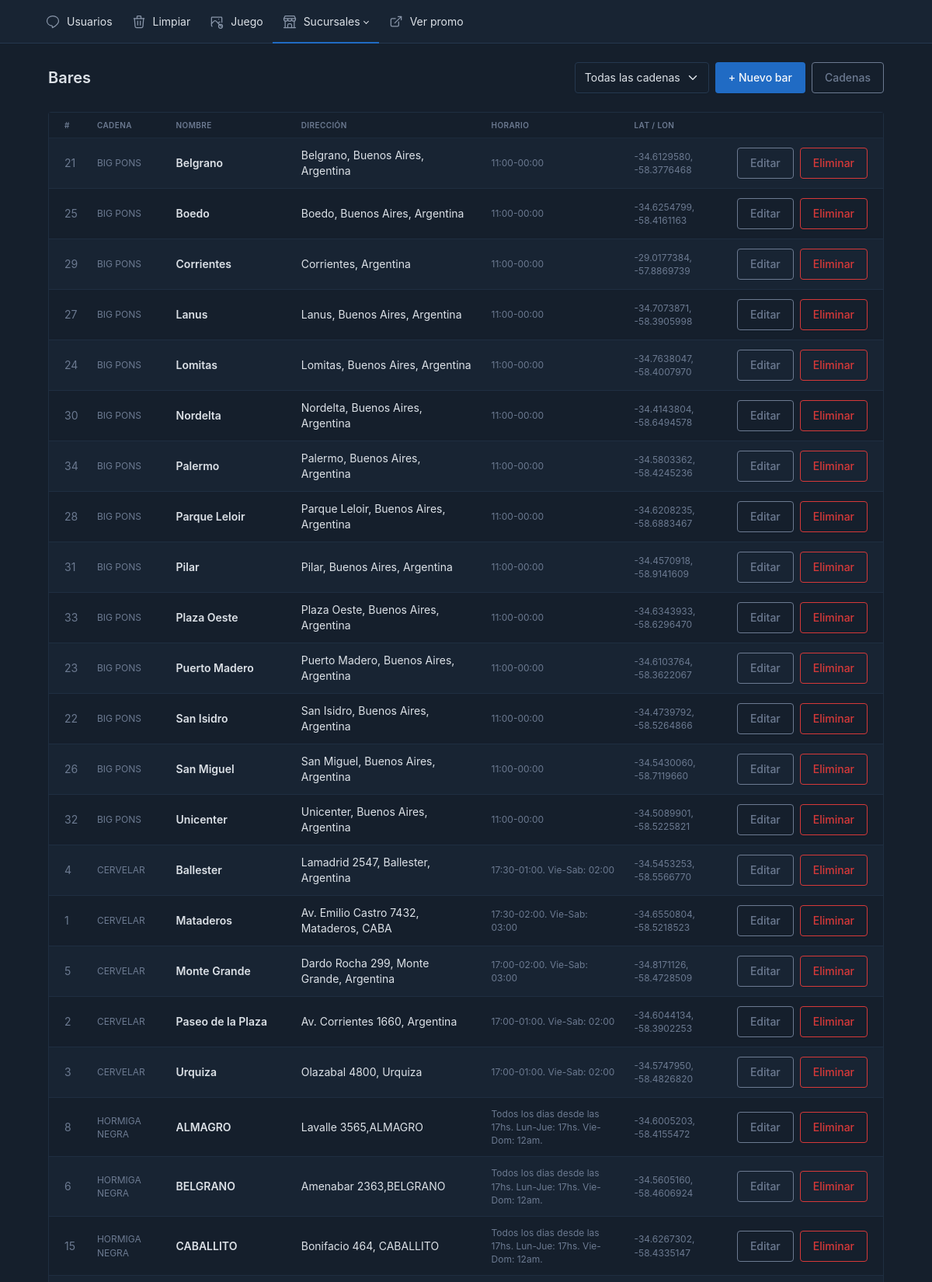
Screenshot of /loromin/bares.php (signed in, upper part) with the database file from the repository.
### tables this page shows
CREATE TABLE `bares` (
  `id` int(10) UNSIGNED NOT NULL,
  `cadena_id` int(10) UNSIGNED NOT NULL,
  `nombre` varchar(190) NOT NULL,
  `direccion` varchar(255) NOT NULL,
  `latitud` decimal(10,7) DEFAULT NULL,
  `longitud` decimal(10,7) DEFAULT NULL,
  `horario` varchar(255) DEFAULT NULL
);

CREATE TABLE `cadenas` (
  `id` int(10) UNSIGNED NOT NULL,
  `nombre` varchar(120) NOT NULL,
  `logo` varchar(255) DEFAULT NULL,
  `identificador` varchar(120) NOT NULL
);

### loromin/bares.php (the view, shortened to what this page needs)
<?php
$db = db();
$filterCadena = isset($_GET['cadena']) && $_GET['cadena'] !== '' ? (int)$_GET['cadena'] : 0;
if ($filterCadena) {
    $st = $db->prepare("
        SELECT b.*, c.nombre AS cadena_nombre
        FROM bares b
        JOIN cadenas c ON c.id = b.cadena_id
        WHERE b.cadena_id = ?
        ORDER BY b.nombre ASC
    ");
    $st->execute([$filterCadena]);
} else {
    $st = $db->query("
        SELECT b.*, c.nombre AS cadena_nombre
        FROM bares b
        JOIN cadenas c ON c.id = b.cadena_id
        ORDER BY c.nombre ASC, b.nombre ASC
    ");
}
$allBares = $st->fetchAll();
$baresIncompletos = [];
$baresCompletos = [];
foreach ($allBares as $b) {
    if (!$b['latitud'] || !$b['longitud']) {
        $baresIncompletos[] = $b;
    } else {
        $baresCompletos[] = $b;
    }
}
$bares = array_merge($baresIncompletos, $baresCompletos);
$cadenaActiva = null;
include 'header.php';
?>
<div class="page-header d-print-none">
    <div class="container-xl">
        <div class="row g-2 align-items-center">
            <div class="col">
                <h2 class="page-title">
                    Bares<?= $cadenaActiva ? ' — ' . htmlspecialchars($cadenaActiva['nombre'], ENT_QUOTES, 'UTF-8') : '' ?>
                </h2>
            </div>
            <div class="col-auto ms-auto d-flex gap-2 align-items-center">
                <form method="get" class="d-flex align-items-center gap-2">
                    <select name="cadena" class="form-select " onchange="this.form.submit()" style="min-width:160px">
                        <option value="">Todas las cadenas</option>
                    </select>
                </form>
                <button class="btn btn-primary" data-bs-toggle="modal" data-bs-target="#modalBar">
                    + Nuevo bar
                </button>
                <a href="cadenas.php" class="btn btn-outline-secondary">Cadenas</a>
            </div>
        </div>
    </div>
</div>
<div class="page-body">
    <div class="container-xl">
        <div class="card">
            <div class="card-body p-0">
                <div class="table-responsive">
                    <table class="table table-vcenter table-striped card-table">
                        <thead>
                            <tr>
                                <th>#</th>
                                <th>Cadena</th>
                                <th>Nombre</th>
                                <th>Dirección</th>
                                <th>Horario</th>
                                <th>Lat / Lon</th>
                                <th></th>
                            </tr>
                        </thead>
                        <tbody>
                            <?php if (empty($bares)): ?>
                            <tr><td colspan="7" class="text-center text-muted py-4">Sin bares aún.</td></tr>
                            <?php else: foreach ($bares as $b): ?>
                            <tr>
                                <td class="text-muted"><?= (int)$b['id'] ?></td>
                                <td class="text-muted small"><?= htmlspecialchars($b['cadena_nombre'], ENT_QUOTES, 'UTF-8') ?></td>
                                <td><strong><?= htmlspecialchars($b['nombre'], ENT_QUOTES, 'UTF-8') ?></strong></td>
                                <td><?= htmlspecialchars($b['direccion'], ENT_QUOTES, 'UTF-8') ?></td>
                                <td class="small text-muted"><?= htmlspecialchars($b['horario'] ?? '—', ENT_QUOTES, 'UTF-8') ?></td>
                                <td class="small text-muted">
                                    <?php if ($b['latitud'] && $b['longitud']): ?>
                                        <?= htmlspecialchars($b['latitud'], ENT_QUOTES, 'UTF-8') ?>,
                                        <?= htmlspecialchars($b['longitud'], ENT_QUOTES, 'UTF-8') ?>
                                    <?php else: ?>
                                        <span class="text-danger">—</span>
                                    <?php endif; ?>
                                </td>
                                <td class="text-end">
                                    <div class="d-flex gap-2 justify-content-end">
                                        <a href="bares.php?edit=<?= (int)$b['id'] ?><?= $filterCadena ? '&cadena='.$filterCadena : '' ?>"
                                           class="btn btn-outline-secondary">Editar</a>
                                        <form method="post" class="d-inline" onsubmit="return confirm('¿Eliminar este bar?')">
                                            <button class="btn btn-outline-danger">Eliminar</button>
                                        </form>
                                    </div>
                                </td>
                            </tr>
                            <?php endforeach; endif; ?>
                        </tbody>
                    </table>
                </div>
            </div>
        </div>
    </div>
</div>
<?php include 'footer.php'; ?>

### rows the page displays
bares: id "21", cadena.nombre "BIG PONS", nombre "Belgrano", direccion "Belgrano, Buenos Aires, Argentina", horario "11:00-00:00", latitud "-34.6129580", longitud "-58.3776468"
bares: id "25", cadena.nombre "BIG PONS", nombre "Boedo", direccion "Boedo, Buenos Aires, Argentina", horario "11:00-00:00", latitud "-34.6254799", longitud "-58.4161163"
bares: id "29", cadena.nombre "BIG PONS", nombre "Corrientes", direccion "Corrientes, Argentina", horario "11:00-00:00", latitud "-29.0177384", longitud "-57.8869739"
bares: id "27", cadena.nombre "BIG PONS", nombre "Lanus", direccion "Lanus, Buenos Aires, Argentina", horario "11:00-00:00", latitud "-34.7073871", longitud "-58.3905998"
bares: id "24", cadena.nombre "BIG PONS", nombre "Lomitas", direccion "Lomitas, Buenos Aires, Argentina", horario "11:00-00:00", latitud "-34.7638047", longitud "-58.4007970"
bares: id "30", cadena.nombre "BIG PONS", nombre "Nordelta", direccion "Nordelta, Buenos Aires, Argentina", horario "11:00-00:00", latitud "-34.4143804", longitud "-58.6494578"
bares: id "34", cadena.nombre "BIG PONS", nombre "Palermo", direccion "Palermo, Buenos Aires, Argentina", horario "11:00-00:00", latitud "-34.5803362", longitud "-58.4245236"
bares: id "28", cadena.nombre "BIG PONS", nombre "Parque Leloir", direccion "Parque Leloir, Buenos Aires, Argentina", horario "11:00-00:00", latitud "-34.6208235", longitud "-58.6883467"
bares: id "31", cadena.nombre "BIG PONS", nombre "Pilar", direccion "Pilar, Buenos Aires, Argentina", horario "11:00-00:00", latitud "-34.4570918", longitud "-58.9141609"
bares: id "33", cadena.nombre "BIG PONS", nombre "Plaza Oeste", direccion "Plaza Oeste, Buenos Aires, Argentina", horario "11:00-00:00", latitud "-34.6343933", longitud "-58.6296470"
bares: id "23", cadena.nombre "BIG PONS", nombre "Puerto Madero", direccion "Puerto Madero, Buenos Aires, Argentina", horario "11:00-00:00", latitud "-34.6103764", longitud "-58.3622067"
bares: id "22", cadena.nombre "BIG PONS", nombre "San Isidro", direccion "San Isidro, Buenos Aires, Argentina", horario "11:00-00:00", latitud "-34.4739792", longitud "-58.5264866"
bares: id "26", cadena.nombre "BIG PONS", nombre "San Miguel", direccion "San Miguel, Buenos Aires, Argentina", horario "11:00-00:00", latitud "-34.5430060", longitud "-58.7119660"
bares: id "32", cadena.nombre "BIG PONS", nombre "Unicenter", direccion "Unicenter, Buenos Aires, Argentina", horario "11:00-00:00", latitud "-34.5089901", longitud "-58.5225821"
bares: id "4", cadena.nombre "CERVELAR", nombre "Ballester", direccion "Lamadrid 2547, Ballester, Argentina", horario "17:30-01:00. Vie-Sab: 02:00", latitud "-34.5453253", longitud "-58.5566770"
bares: id "1", cadena.nombre "CERVELAR", nombre "Mataderos", direccion "Av. Emilio Castro 7432, Mataderos, CABA", horario "17:30-02:00. Vie-Sab: 03:00", latitud "-34.6550804", longitud "-58.5218523"
bares: id "5", cadena.nombre "CERVELAR", nombre "Monte Grande", direccion "Dardo Rocha 299, Monte Grande, Argentina", horario "17:00-02:00. Vie-Sab: 03:00", latitud "-34.8171126", longitud "-58.4728509"
bares: id "2", cadena.nombre "CERVELAR", nombre "Paseo de la Plaza", direccion "Av. Corrientes 1660, Argentina", horario "17:00-01:00. Vie-Sab: 02:00", latitud "-34.6044134", longitud "-58.3902253"
bares: id "3", cadena.nombre "CERVELAR", nombre "Urquiza", direccion "Olazabal 4800, Urquiza", horario "17:00-01:00. Vie-Sab: 02:00", latitud "-34.5747950", longitud "-58.4826820"
bares: id "8", cadena.nombre "HORMIGA NEGRA", nombre "ALMAGRO", direccion "Lavalle 3565,ALMAGRO", horario "Todos los dias desde las 17hs. Lun-Jue: 17hs. Vie-Dom: 12am.", latitud "-34.6005203", longitud "-58.4155472"
bares: id "6", cadena.nombre "HORMIGA NEGRA", nombre "BELGRANO", direccion "Amenabar 2363,BELGRANO", horario "Todos los dias desde las 17hs. Lun-Jue: 17hs. Vie-Dom: 12am.", latitud "-34.5605160", longitud "-58.4606924"
bares: id "15", cadena.nombre "HORMIGA NEGRA", nombre "CABALLITO", direccion "Bonifacio 464, CABALLITO", horario "Todos los dias desde las 17hs. Lun-Jue: 17hs. Vie-Dom: 12am.", latitud "-34.6267302", longitud "-58.4335147"
